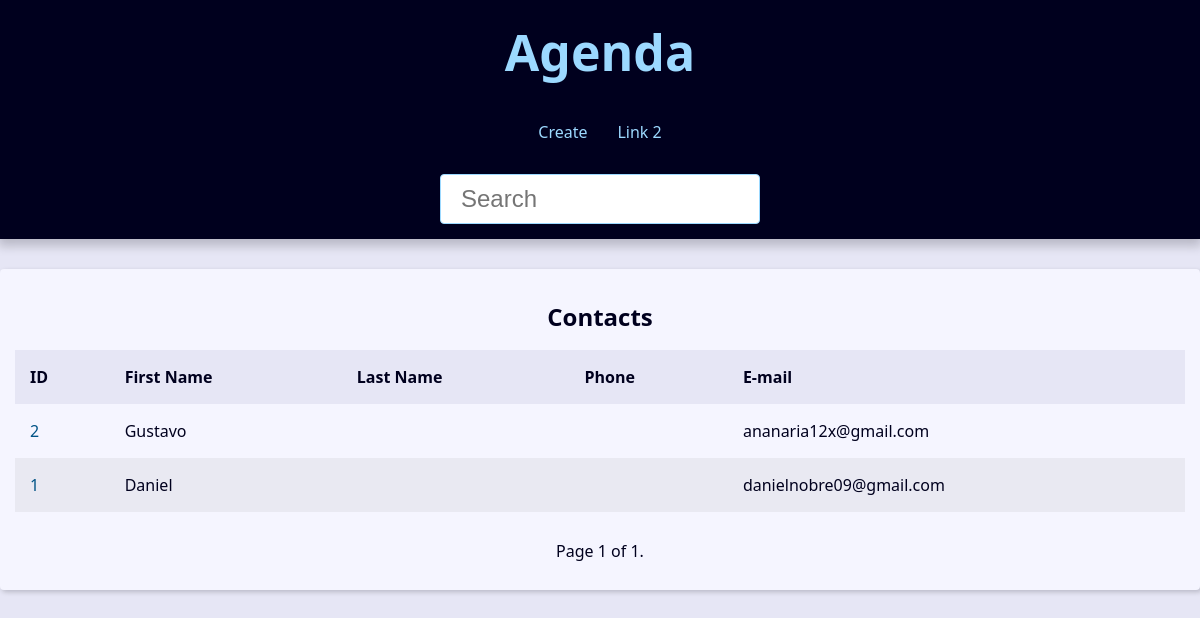
/, run on an earlier commit of the app's database.
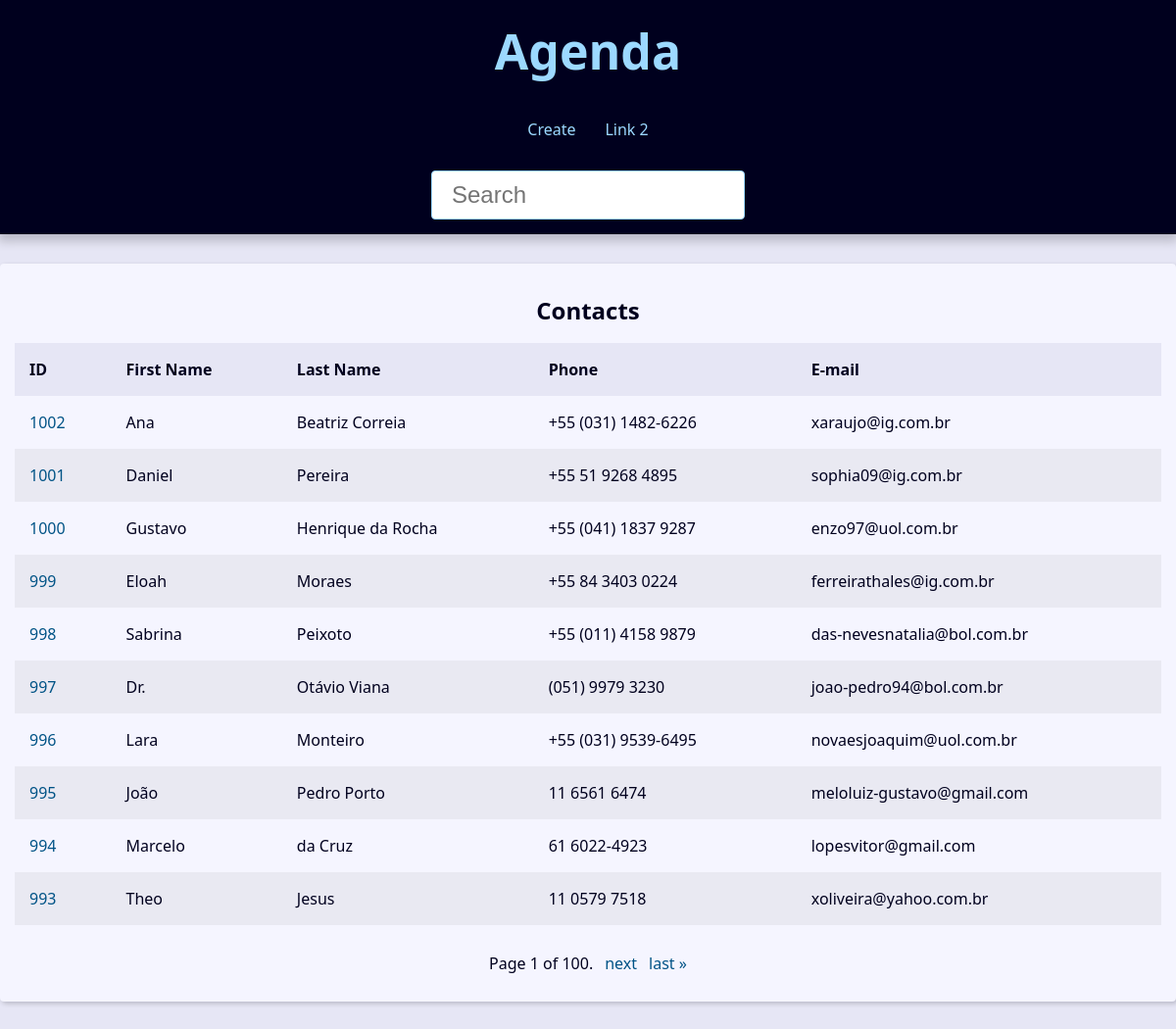
And on a later commit of the database.
### contact/models.py (models this page shows, shortened)
class Contact(models.Model):
    first_name = models.CharField(max_length=50)
    last_name = models.CharField(max_length=50, blank=True)
    phone = models.CharField(max_length=50)
    email = models.EmailField(max_length=254)
    created_date = models.DateTimeField(default=timezone.now)
    description = models.TextField(blank=True)
    show = models.BooleanField(default=True)
    picture = models.ImageField(blank=True, upload_to='pictures/%Y/%m/')
    category = models.ForeignKey(
        Category,
        on_delete=models.SET_NULL,
        blank=True, null=True,
    )
    owner = models.ForeignKey(
        User,
        on_delete=models.SET_NULL,
        blank=True, null=True,
    )

### contact/views/contact_views.py (the view)
# urls.py: path('', views.index, name='index'),
def index(request):
    contacts = Contact.objects\
        .filter(show=True)\
        .order_by('-id')
    paginator = Paginator(contacts, 10)
    page_number = request.GET.get("page")
    page_obj = paginator.get_page(page_number)
    context = {
        'page_obj': page_obj,
        'site_title': 'Contatos - ',
    }
    return render(
        request,
        'contact/index.html',
        context,
    )

### contact/templates/contact/index.html
{% extends 'global/base.html' %}
{% block content %}
{% if page_obj %}
    <div class="responsive-table">
        <table class="contacts-table">
            <caption class ="table-caption">
                Contacts
            </caption>
            <thead>
                <tr class="table-row table-row-header">
                    <th class="table-header">ID</th>
                    <th class="table-header">First Name</th>
                    <th class="table-header">Last Name</th>
                    <th class="table-header">Phone</th>
                    <th class="table-header">E-mail</th>
                </tr>
            </thead>
            <tbody>
                {% for contact in page_obj  %}
                    <tr class="table-row">
                        <td class="table-cel">
                            <a
                                class="table-link"
                                href="{% url 'contact:contact' contact.id %}"
                            >
                                {{ contact.id }}
                            </a>
                        </td>
                        <td class="table-cel">
                            {{ contact.first_name }}
                        </td>
                        <td class="table-cel">
                            {{ contact.last_name }}
                        </td>
                        <td class="table-cel">
                            {{ contact.phone }}
                        </td>
                        <td class="table-cel">
                            {{ contact.email }}
                        </td>
                    </tr>
                {% endfor %}
            </tbody>
        </table>
    </div>
{% else %}
            <div class="single-contact">
        <h1 class="single-contact-name">
            Nenhum contato encontrado
        </h1>
    </div>
{% endif %}
{% endblock content %}

### base_templates/global/base.html
<!DOCTYPE html>
<html lang="en">
<head>
    {% include 'global/partials/_head.html' %}
</head>
<body>
    {% include 'global/partials/_header.html' %}
    <main class = content>
        {% block content %} {% endblock content %}
        {% include 'global/partials/_pagination.html' %}
    </main>
</body>
</html>

### base_templates/global/partials/_head.html (shortened to what this page needs)
{% load static %}
<link rel="stylesheet" href="{% static 'global/css/style.css' %}">

### base_templates/global/partials/_header.html
    <header class="header">
        <h1 class="header-heading">
            <a href="{% url 'contact:index' %}" class="header-link">
            Agenda
            </a>
        </h1>
        <nav class="menu">
            <ul class="menu-list">
                <li class="menu-item">
                    <a href="{% url 'contact:create' %}" class="menu-link">
                        Create
                    </a>
                </li>
                <li class="menu-item">
                    <a href="" class="menu-link">
                        Link 2
                    </a>
                </li>
            </ul>
        </nav>
        <div class="search">
            <form
                action="{% url 'contact:search' %}"
                method="GET"
            >
                <input
                    type="search"
                   class="search-input"
                    placeholder="Search"
                    id="search"
                    name="q"
                >
            </form>
        </div>
    </header>

### base_templates/global/partials/_pagination.html (shortened to what this page needs)
   {% if page_obj %}
    <div class="pagination">
        <span class="step-links">
            <span class="current">
                Page {{ page_obj.number }} of {{ page_obj.paginator.num_pages }}.
            </span>
            {% if page_obj.has_next %}
                <a href="?page={{ page_obj.next_page_number }}&q={{ request.GET.q.strip }}">next</a>
                <a href="?page={{ page_obj.paginator.num_pages }}&q={{ request.GET.q.strip }}">last &raquo;</a>
            {% endif %}
        </span>
    </div>
{% endif %}

### base_static/global/css/style.css (style rules this page uses)
:root { --spacing: 1.5rem; --link-dark-color: rgb(0, 83, 134); --link-light-color: rgb(156, 217, 255); --clr-white: rgb(245, 245, 255); --clr-black: rgb(0, 0, 30); --clr-light-gray: rgb(230, 230, 245); --clr-dark-shadow-5: rgba(0, 0, 10, 5%); --clr-dark-shadow-10: rgba(0, 0, 10, 10%); --clr-dark-shadow-20: rgba(0, 0, 10, 20%); --clr-light-shadow-5: rgba(200, 200, 255, 5%); --clr-light-shadow-10: rgba(200, 200, 255, 10%); --clr-light-shadow-20: rgba(200, 200, 255, 20%); --main-page-width: 120rem; --table-min-width: 60rem; --biggest-font-size: 5rem; --bigger-font-size: 4rem; --big-font-size: 3.2rem; --medium-font-size: 2.4rem; --small-font-size: 1.6rem; --smaller-font-size: 1.4rem; --smallest-font-size: 1.2rem; --transition-fast: 300ms; --transition-medium: 600ms; --transition-slow: 1s; --default-border-radius: 4px; }
*, *::before, *::after { margin: 0; padding: 0; box-sizing: border-box; }
html { font-size: 62.5%; }
body { font-family: system-ui, -apple-system, BlinkMacSystemFont, 'Segoe UI', Roboto, Oxygen, Ubuntu, Cantarell, 'Open Sans', 'Helvetica Neue', sans-serif; line-height: 1.5; font-size: var(--small-font-size); color: var(--clr-black); -webkit-font-smoothing: antialiased; background: var(--clr-light-gray); }
.header { background: var(--clr-black); padding: var(--spacing); box-shadow: 0 5px 10px 2px var(--clr-dark-shadow-20); z-index: 1; position: relative; }
.header-heading { font-size: var(--biggest-font-size); text-align: center; }
.header-link { color: var(--link-light-color); text-decoration: none; transition: filter var(--transition-fast) ease-in-out; }
.menu { margin: var(--spacing); }
.menu-list { list-style: none; display: flex; justify-content: center; flex-flow: row wrap; }
.menu-link { display: block; padding: var(--spacing); color: var(--link-light-color); text-decoration: none; transition: background-color var(--transition-fast) ease-in-out; border-radius: var(--default-border-radius); }
.content { max-width: var(--main-page-width); margin: calc(var(--spacing) * 2) auto; padding: var(--spacing); background: var(--clr-white); box-shadow: 2px 2px 5px var(--clr-dark-shadow-20); border-radius: var(--default-border-radius); }
.responsive-table { width: 100%; overflow-x: auto; }
.contacts-table { width: 100%; min-width: var(--table-min-width); border-collapse: collapse; }
.table-caption { font-size: var(--medium-font-size); font-weight: bold; padding: var(--spacing); }
.table-row { text-align: left; text-overflow: ellipsis; transition: background-color var(--transition-fast) ease-in-out; }
.table-row:nth-of-type(2n) { background: var(--clr-dark-shadow-5); }
.table-row-header { background: var(--clr-light-gray); color: var(--clr-black); }
.table-cel, .table-header { padding: var(--spacing); }
.table-link { color: var(--link-dark-color); transition: color var(--transition-fast) ease-in-out; text-decoration: none; }
.pagination { margin-top: var(--spacing); display: flex; justify-content: center; padding: calc(var(--spacing) * 0.8); font-size: var(--small-font-size); }
.pagination .step-links { display: flex; gap: calc(var(--spacing) * 0.8); }
.pagination .step-links a { color: var(--link-dark-color); transition: color var(--transition-fast) ease-in-out; text-decoration: none; display: block; }
.search { display: flex; justify-content: center; }
.search-input { font-size: var(--medium-font-size); padding: 1rem 2rem; width: 100%; max-width: 32rem; border-radius: var(--default-border-radius); border: 1px solid var(--link-light-color); }

What changed in the data, as far as the page shows it:
removed Contact: id "2", first_name "Gustavo", email "ananaria12x@gmail.com"
removed Contact: id "1", first_name "Daniel", email "danielnobre09@gmail.com"
added Contact: id "1002", first_name "Ana", last_name "Beatriz Correia", phone "+55 (031) 1482-6226", email "xaraujo@ig.com.br"
added Contact: id "1001", first_name "Daniel", last_name "Pereira", phone "+55 51 9268 4895", email "sophia09@ig.com.br"
added Contact: id "1000", first_name "Gustavo", last_name "Henrique da Rocha", phone "+55 (041) 1837 9287", email "enzo97@uol.com.br"
added Contact: id "999", first_name "Eloah", last_name "Moraes", phone "+55 84 3403 0224", email "ferreirathales@ig.com.br"
added Contact: id "998", first_name "Sabrina", last_name "Peixoto", phone "+55 (011) 4158 9879", email "das-nevesnatalia@bol.com.br"
added Contact: id "997", first_name "Dr.", last_name "Otávio Viana", phone "(051) 9979 3230", email "joao-pedro94@bol.com.br"
added Contact: id "996", first_name "Lara", last_name "Monteiro", phone "+55 (031) 9539-6495", email "novaesjoaquim@uol.com.br"
added Contact: id "995", first_name "João", last_name "Pedro Porto", phone "11 6561 6474", email "meloluiz-gustavo@gmail.com"
added Contact: id "994", first_name "Marcelo", last_name "da Cruz", phone "61 6022-4923", email "lopesvitor@gmail.com"
added Contact: id "993", first_name "Theo", last_name "Jesus", phone "11 0579 7518", email "xoliveira@yahoo.com.br"
Also different on the page:
{{ page_obj.paginator.num_pages }}: "1" → "100"
text now shown: "next last »"
